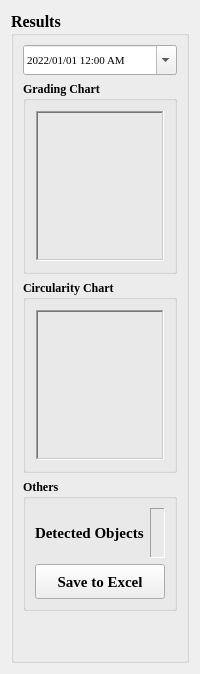
                  <widget class="QWidget" name="report_tab">
                   <attribute name="icon">
                    <iconset>
                     <normaloff>Icons/analytics.png</normaloff>Icons/analytics.png</iconset>
                   </attribute>
                   <attribute name="title">
                    <string>Grading Report</string>
                   </attribute>
                   <layout class="QHBoxLayout" name="horizontalLayout_27">
                    <item>
                     <widget class="QGroupBox" name="grad_report">
                      <property name="minimumSize">
                       <size>
                        <width>0</width>
                        <height>0</height>
                       </size>
                      </property>
                      <property name="font">
                       <font>
                        <family>Times New Roman</family>
                        <pointsize>12</pointsize>
                        <weight>75</weight>
                        <bold>true</bold>
                       </font>
                      </property>
                      <property name="title">
                       <string>Results</string>
                      </property>
                      <layout class="QGridLayout" name="gridLayout_4">
                       <item row="0" column="0">
                        <widget class="QDateTimeEdit" name="dateTimeEdit">
                         <property name="minimumSize">
                          <size>
                           <width>0</width>
                           <height>30</height>
                          </size>
                         </property>
                         <property name="font">
                          <font>
                           <family>Times New Roman</family>
                           <pointsize>8</pointsize>
                           <weight>50</weight>
                           <italic>false</italic>
                           <bold>false</bold>
                          </font>
                         </property>
                         <property name="styleSheet">
                          <string notr="true">font: 8pt &quot;Times New Roman&quot;;</string>
                         </property>
                         <property name="locale">
                          <locale language="English" country="UnitedStates"/>
                         </property>
                         <property name="dateTime">
                          <datetime>
                           <hour>0</hour>
                           <minute>0</minute>
                           <second>0</second>
                           <year>2022</year>
                           <month>1</month>
                           <day>1</day>
                          </datetime>
                         </property>
                         <property name="currentSection">
                          <enum>QDateTimeEdit::YearSection</enum>
                         </property>
                         <property name="displayFormat">
                          <string>yyyy/MM/dd hh:mm AP</string>
                         </property>
                         <property name="calendarPopup">
                          <bool>true</bool>
                         </property>
                         <property name="currentSectionIndex">
                          <number>0</number>
                         </property>
                         <property name="timeSpec">
                          <enum>Qt::LocalTime</enum>
                         </property>
                        </widget>
                       </item>
                       <item row="1" column="0">
                        <widget class="QGroupBox" name="grad_chart">
                         <property name="minimumSize">
                          <size>
                           <width>0</width>
                           <height>0</height>
                          </size>
                         </property>
                         <property name="font">
                          <font>
                           <family>Times New Roman</family>
                           <pointsize>9</pointsize>
                           <weight>75</weight>
                           <bold>true</bold>
                          </font>
                         </property>
                         <property name="title">
                          <string>Grading Chart</string>
                         </property>
                         <layout class="QVBoxLayout" name="verticalLayout_18">
                          <property name="spacing">
                           <number>5</number>
                          </property>
                          <property name="leftMargin">
                           <number>10</number>
                          </property>
                          <property name="topMargin">
                           <number>10</number>
                          </property>
                          <property name="rightMargin">
                           <number>10</number>
                          </property>
                          <property name="bottomMargin">
                           <number>10</number>
                          </property>
                          <item>
                           <widget class="QFrame" name="grad_chart_rep_fram">
                            <property name="minimumSize">
                             <size>
                              <width>0</width>
                              <height>150</height>
                             </size>
                            </property>
                            <property name="font">
                             <font>
                              <family>Times New Roman</family>
                             </font>
                            </property>
                            <property name="locale">
                             <locale language="English" country="UnitedStates"/>
                            </property>
                            <property name="frameShape">
                             <enum>QFrame::WinPanel</enum>
                            </property>
                            <property name="frameShadow">
                             <enum>QFrame::Sunken</enum>
                            </property>
                           </widget>
                          </item>
                         </layout>
                        </widget>
                       </item>
                       <item row="4" column="0">
                        <widget class="QGroupBox" name="detect_object_rep">
                         <property name="minimumSize">
                          <size>
                           <width>0</width>
                           <height>0</height>
                          </size>
                         </property>
                         <property name="font">
                          <font>
                           <family>Times New Roman</family>
                           <pointsize>9</pointsize>
                           <weight>75</weight>
                           <bold>true</bold>
                          </font>
                         </property>
                         <property name="title">
                          <string>Others</string>
                         </property>
                         <layout class="QVBoxLayout" name="verticalLayout_5">
                          <item>
                           <layout class="QHBoxLayout" name="horizontalLayout_14">
                            <item>
                             <widget class="QLabel" name="DetectObject">
                              <property name="font">
                               <font>
                                <family>Times New Roman</family>
                                <pointsize>11</pointsize>
                               </font>
                              </property>
                              <property name="text">
                               <string>Detected Objects</string>
                              </property>
                             </widget>
                            </item>
                            <item>
                             <widget class="QLabel" name="n_detected_objects_label_rep">
                              <property name="minimumSize">
                               <size>
                                <width>0</width>
                                <height>50</height>
                               </size>
                              </property>
                              <property name="maximumSize">
                               <size>
                                <width>16777215</width>
                                <height>16777215</height>
                               </size>
                              </property>
                              <property name="font">
                               <font>
                                <family>Times New Roman</family>
                                <pointsize>12</pointsize>
                                <weight>75</weight>
                                <bold>true</bold>
                               </font>
                              </property>
                              <property name="locale">
                               <locale language="English" country="UnitedStates"/>
                              </property>
                              <property name="frameShape">
                               <enum>QFrame::Panel</enum>
                              </property>
                              <property name="frameShadow">
                               <enum>QFrame::Sunken</enum>
                              </property>
                              <property name="text">
                               <string/>
                              </property>
                              <property name="alignment">
                               <set>Qt::AlignCenter</set>
                              </property>
                             </widget>
                            </item>
                           </layout>
                          </item>
                          <item>
                           <widget class="QPushButton" name="pushButton">
                            <property name="minimumSize">
                             <size>
                              <width>0</width>
                              <height>35</height>
                             </size>
                            </property>
                            <property name="maximumSize">
                             <size>
                              <width>16777215</width>
                              <height>35</height>
                             </size>
                            </property>
                            <property name="font">
                             <font>
                              <family>Times New Roman</family>
                              <pointsize>11</pointsize>
                              <weight>75</weight>
                              <bold>true</bold>
                             </font>
                            </property>
                            <property name="cursor">
                             <cursorShape>PointingHandCursor</cursorShape>
                            </property>
                            <property name="text">
                             <string>Save to Excel</string>
                            </property>
                            <property name="icon">
                             <iconset>
                              <normaloff>Icons/excel.png</normaloff>Icons/excel.png</iconset>
                            </property>
                            <property name="iconSize">
                             <size>
                              <width>25</width>
                              <height>25</height>
                             </size>
                            </property>
                           </widget>
                          </item>
                         </layout>
                        </widget>
                       </item>
                       <item row="2" column="0">
                        <widget class="QGroupBox" name="circularity_chart_fram">
                         <property name="minimumSize">
                          <size>
                           <width>0</width>
                           <height>0</height>
                          </size>
                         </property>
                         <property name="font">
                          <font>
                           <family>Times New Roman</family>
                           <pointsize>9</pointsize>
                           <weight>75</weight>
                           <bold>true</bold>
                          </font>
                         </property>
                         <property name="title">
                          <string>Circularity Chart</string>
                         </property>
                         <layout class="QHBoxLayout" name="horizontalLayout_11">
                          <property name="spacing">
                           <number>5</number>
                          </property>
                          <property name="leftMargin">
                           <number>10</number>
                          </property>
                          <property name="topMargin">
                           <number>10</number>
                          </property>
                          <property name="rightMargin">
                           <number>10</number>
                          </property>
                          <property name="bottomMargin">
                           <number>10</number>
                          </property>
                          <item>
                           <widget class="QFrame" name="circle_chart_rep_fram">
                            <property name="minimumSize">
                             <size>
                              <width>0</width>
                              <height>150</height>
                             </size>
                            </property>
                            <property name="font">
                             <font>
                              <family>Times New Roman</family>
                             </font>
                            </property>
                            <property name="locale">
                             <locale language="English" country="UnitedStates"/>
                            </property>
                            <property name="frameShape">
                             <enum>QFrame::WinPanel</enum>
                            </property>
                            <property name="frameShadow">
                             <enum>QFrame::Sunken</enum>
                            </property>
                            <layout class="QVBoxLayout" name="verticalLayout_19">
                             <property name="spacing">
                              <number>10</number>
                             </property>
                             <property name="leftMargin">
                              <number>10</number>
                             </property>
                             <property name="topMargin">
                              <number>10</number>
                             </property>
                             <property name="rightMargin">
                              <number>10</number>
                             </property>
                             <property name="bottomMargin">
                              <number>10</number>
                             </property>
                            </layout>
                           </widget>
                          </item>
                         </layout>
                        </widget>
                       </item>
                       <item row="5" column="0">
                        <spacer name="verticalSpacer_3">
                         <property name="orientation">
                          <enum>Qt::Vertical</enum>
                         </property>
                         <property name="sizeHint" stdset="0">
                          <size>
                           <width>20</width>
                           <height>40</height>
                          </size>
                         </property>
                        </spacer>
                       </item>
                      </layout>
                     </widget>
                    </item>
                   </layout>
                  </widget>
